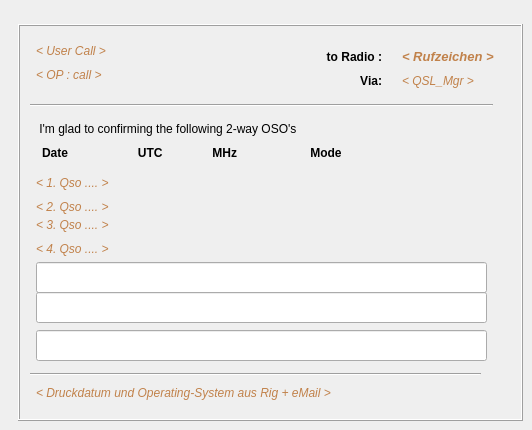
   <widget class="QWidget" name="Seite_2">
    <attribute name="title">
     <string>Karte SammelQsl </string>
    </attribute>
    <widget class="QFrame" name="frame_5">
     <property name="geometry">
      <rect>
       <x>18</x>
       <y>24</y>
       <width>505</width>
       <height>397</height>
      </rect>
     </property>
     <property name="frameShape">
      <enum>QFrame::Box</enum>
     </property>
     <property name="frameShadow">
      <enum>QFrame::Raised</enum>
     </property>
     <widget class="QLabel" name="label_65">
      <property name="geometry">
       <rect>
        <x>18</x>
        <y>18</y>
        <width>91</width>
        <height>18</height>
       </rect>
      </property>
      <property name="palette">
       <palette>
        <active>
         <colorrole role="WindowText">
          <brush brushstyle="SolidPattern">
           <color alpha="255">
            <red>193</red>
            <green>130</green>
            <blue>75</blue>
           </color>
          </brush>
         </colorrole>
        </active>
        <inactive>
         <colorrole role="WindowText">
          <brush brushstyle="SolidPattern">
           <color alpha="255">
            <red>193</red>
            <green>130</green>
            <blue>75</blue>
           </color>
          </brush>
         </colorrole>
        </inactive>
        <disabled>
         <colorrole role="WindowText">
          <brush brushstyle="SolidPattern">
           <color alpha="255">
            <red>119</red>
            <green>119</green>
            <blue>119</blue>
           </color>
          </brush>
         </colorrole>
        </disabled>
       </palette>
      </property>
      <property name="font">
       <font>
        <italic>true</italic>
       </font>
      </property>
      <property name="text">
       <string>&lt; User Call &gt;</string>
      </property>
     </widget>
     <widget class="QLabel" name="label_66">
      <property name="geometry">
       <rect>
        <x>18</x>
        <y>42</y>
        <width>85</width>
        <height>18</height>
       </rect>
      </property>
      <property name="palette">
       <palette>
        <active>
         <colorrole role="WindowText">
          <brush brushstyle="SolidPattern">
           <color alpha="255">
            <red>193</red>
            <green>130</green>
            <blue>75</blue>
           </color>
          </brush>
         </colorrole>
        </active>
        <inactive>
         <colorrole role="WindowText">
          <brush brushstyle="SolidPattern">
           <color alpha="255">
            <red>193</red>
            <green>130</green>
            <blue>75</blue>
           </color>
          </brush>
         </colorrole>
        </inactive>
        <disabled>
         <colorrole role="WindowText">
          <brush brushstyle="SolidPattern">
           <color alpha="255">
            <red>119</red>
            <green>119</green>
            <blue>119</blue>
           </color>
          </brush>
         </colorrole>
        </disabled>
       </palette>
      </property>
      <property name="font">
       <font>
        <italic>true</italic>
       </font>
      </property>
      <property name="text">
       <string>&lt; OP : call   &gt;</string>
      </property>
     </widget>
     <widget class="QLabel" name="label_67">
      <property name="geometry">
       <rect>
        <x>285</x>
        <y>24</y>
        <width>79</width>
        <height>18</height>
       </rect>
      </property>
      <property name="font">
       <font>
        <weight>75</weight>
        <bold>true</bold>
       </font>
      </property>
      <property name="text">
       <string>to Radio :</string>
      </property>
      <property name="alignment">
       <set>Qt::AlignRight|Qt::AlignTrailing|Qt::AlignVCenter</set>
      </property>
     </widget>
     <widget class="QLabel" name="label_68">
      <property name="geometry">
       <rect>
        <x>306</x>
        <y>48</y>
        <width>58</width>
        <height>18</height>
       </rect>
      </property>
      <property name="font">
       <font>
        <weight>75</weight>
        <bold>true</bold>
       </font>
      </property>
      <property name="text">
       <string>Via:</string>
      </property>
      <property name="alignment">
       <set>Qt::AlignRight|Qt::AlignTrailing|Qt::AlignVCenter</set>
      </property>
     </widget>
     <widget class="QLabel" name="label_69">
      <property name="geometry">
       <rect>
        <x>384</x>
        <y>24</y>
        <width>115</width>
        <height>18</height>
       </rect>
      </property>
      <property name="palette">
       <palette>
        <active>
         <colorrole role="WindowText">
          <brush brushstyle="SolidPattern">
           <color alpha="255">
            <red>193</red>
            <green>130</green>
            <blue>75</blue>
           </color>
          </brush>
         </colorrole>
        </active>
        <inactive>
         <colorrole role="WindowText">
          <brush brushstyle="SolidPattern">
           <color alpha="255">
            <red>193</red>
            <green>130</green>
            <blue>75</blue>
           </color>
          </brush>
         </colorrole>
        </inactive>
        <disabled>
         <colorrole role="WindowText">
          <brush brushstyle="SolidPattern">
           <color alpha="255">
            <red>119</red>
            <green>119</green>
            <blue>119</blue>
           </color>
          </brush>
         </colorrole>
        </disabled>
       </palette>
      </property>
      <property name="font">
       <font>
        <pointsize>10</pointsize>
        <weight>75</weight>
        <italic>true</italic>
        <bold>true</bold>
       </font>
      </property>
      <property name="text">
       <string>&lt; Rufzeichen &gt;</string>
      </property>
     </widget>
     <widget class="QLabel" name="label_70">
      <property name="geometry">
       <rect>
        <x>384</x>
        <y>48</y>
        <width>97</width>
        <height>18</height>
       </rect>
      </property>
      <property name="palette">
       <palette>
        <active>
         <colorrole role="WindowText">
          <brush brushstyle="SolidPattern">
           <color alpha="255">
            <red>193</red>
            <green>130</green>
            <blue>75</blue>
           </color>
          </brush>
         </colorrole>
        </active>
        <inactive>
         <colorrole role="WindowText">
          <brush brushstyle="SolidPattern">
           <color alpha="255">
            <red>193</red>
            <green>130</green>
            <blue>75</blue>
           </color>
          </brush>
         </colorrole>
        </inactive>
        <disabled>
         <colorrole role="WindowText">
          <brush brushstyle="SolidPattern">
           <color alpha="255">
            <red>119</red>
            <green>119</green>
            <blue>119</blue>
           </color>
          </brush>
         </colorrole>
        </disabled>
       </palette>
      </property>
      <property name="font">
       <font>
        <italic>true</italic>
       </font>
      </property>
      <property name="text">
       <string>&lt; QSL_Mgr  &gt;</string>
      </property>
     </widget>
     <widget class="Line" name="line_7">
      <property name="geometry">
       <rect>
        <x>12</x>
        <y>72</y>
        <width>463</width>
        <height>19</height>
       </rect>
      </property>
      <property name="orientation">
       <enum>Qt::Horizontal</enum>
      </property>
     </widget>
     <widget class="QLabel" name="label_71">
      <property name="geometry">
       <rect>
        <x>18</x>
        <y>96</y>
        <width>445</width>
        <height>18</height>
       </rect>
      </property>
      <property name="text">
       <string> I'm glad to confirming the following 2-way OSO's          </string>
      </property>
     </widget>
     <widget class="QLabel" name="label_72">
      <property name="geometry">
       <rect>
        <x>24</x>
        <y>120</y>
        <width>403</width>
        <height>18</height>
       </rect>
      </property>
      <property name="font">
       <font>
        <weight>75</weight>
        <bold>true</bold>
       </font>
      </property>
      <property name="text">
       <string>Date                     UTC               MHz                      Mode </string>
      </property>
     </widget>
     <widget class="QLabel" name="label_73">
      <property name="geometry">
       <rect>
        <x>18</x>
        <y>150</y>
        <width>445</width>
        <height>18</height>
       </rect>
      </property>
      <property name="palette">
       <palette>
        <active>
         <colorrole role="WindowText">
          <brush brushstyle="SolidPattern">
           <color alpha="255">
            <red>193</red>
            <green>130</green>
            <blue>75</blue>
           </color>
          </brush>
         </colorrole>
        </active>
        <inactive>
         <colorrole role="WindowText">
          <brush brushstyle="SolidPattern">
           <color alpha="255">
            <red>193</red>
            <green>130</green>
            <blue>75</blue>
           </color>
          </brush>
         </colorrole>
        </inactive>
        <disabled>
         <colorrole role="WindowText">
          <brush brushstyle="SolidPattern">
           <color alpha="255">
            <red>119</red>
            <green>119</green>
            <blue>119</blue>
           </color>
          </brush>
         </colorrole>
        </disabled>
       </palette>
      </property>
      <property name="font">
       <font>
        <italic>true</italic>
       </font>
      </property>
      <property name="text">
       <string>&lt; 1. Qso    ....   &gt;</string>
      </property>
     </widget>
     <widget class="QLabel" name="label_74">
      <property name="geometry">
       <rect>
        <x>18</x>
        <y>174</y>
        <width>451</width>
        <height>18</height>
       </rect>
      </property>
      <property name="palette">
       <palette>
        <active>
         <colorrole role="WindowText">
          <brush brushstyle="SolidPattern">
           <color alpha="255">
            <red>193</red>
            <green>130</green>
            <blue>75</blue>
           </color>
          </brush>
         </colorrole>
        </active>
        <inactive>
         <colorrole role="WindowText">
          <brush brushstyle="SolidPattern">
           <color alpha="255">
            <red>193</red>
            <green>130</green>
            <blue>75</blue>
           </color>
          </brush>
         </colorrole>
        </inactive>
        <disabled>
         <colorrole role="WindowText">
          <brush brushstyle="SolidPattern">
           <color alpha="255">
            <red>119</red>
            <green>119</green>
            <blue>119</blue>
           </color>
          </brush>
         </colorrole>
        </disabled>
       </palette>
      </property>
      <property name="font">
       <font>
        <italic>true</italic>
       </font>
      </property>
      <property name="text">
       <string>&lt; 2. Qso    ....   &gt;</string>
      </property>
     </widget>
     <widget class="QLabel" name="label_75">
      <property name="geometry">
       <rect>
        <x>18</x>
        <y>192</y>
        <width>451</width>
        <height>18</height>
       </rect>
      </property>
      <property name="palette">
       <palette>
        <active>
         <colorrole role="WindowText">
          <brush brushstyle="SolidPattern">
           <color alpha="255">
            <red>193</red>
            <green>130</green>
            <blue>75</blue>
           </color>
          </brush>
         </colorrole>
        </active>
        <inactive>
         <colorrole role="WindowText">
          <brush brushstyle="SolidPattern">
           <color alpha="255">
            <red>193</red>
            <green>130</green>
            <blue>75</blue>
           </color>
          </brush>
         </colorrole>
        </inactive>
        <disabled>
         <colorrole role="WindowText">
          <brush brushstyle="SolidPattern">
           <color alpha="255">
            <red>119</red>
            <green>119</green>
            <blue>119</blue>
           </color>
          </brush>
         </colorrole>
        </disabled>
       </palette>
      </property>
      <property name="font">
       <font>
        <italic>true</italic>
       </font>
      </property>
      <property name="text">
       <string>&lt; 3. Qso    ....   &gt;</string>
      </property>
     </widget>
     <widget class="QLabel" name="label_76">
      <property name="geometry">
       <rect>
        <x>18</x>
        <y>216</y>
        <width>451</width>
        <height>18</height>
       </rect>
      </property>
      <property name="palette">
       <palette>
        <active>
         <colorrole role="WindowText">
          <brush brushstyle="SolidPattern">
           <color alpha="255">
            <red>193</red>
            <green>130</green>
            <blue>75</blue>
           </color>
          </brush>
         </colorrole>
        </active>
        <inactive>
         <colorrole role="WindowText">
          <brush brushstyle="SolidPattern">
           <color alpha="255">
            <red>193</red>
            <green>130</green>
            <blue>75</blue>
           </color>
          </brush>
         </colorrole>
        </inactive>
        <disabled>
         <colorrole role="WindowText">
          <brush brushstyle="SolidPattern">
           <color alpha="255">
            <red>119</red>
            <green>119</green>
            <blue>119</blue>
           </color>
          </brush>
         </colorrole>
        </disabled>
       </palette>
      </property>
      <property name="font">
       <font>
        <italic>true</italic>
       </font>
      </property>
      <property name="text">
       <string>&lt; 4. Qso    ....   &gt;</string>
      </property>
     </widget>
     <widget class="QLineEdit" name="SKtext1W">
      <property name="geometry">
       <rect>
        <x>18</x>
        <y>238</y>
        <width>451</width>
        <height>31</height>
       </rect>
      </property>
     </widget>
     <widget class="QLineEdit" name="SKtext2W">
      <property name="geometry">
       <rect>
        <x>18</x>
        <y>268</y>
        <width>451</width>
        <height>31</height>
       </rect>
      </property>
     </widget>
     <widget class="QLineEdit" name="SKtext3W">
      <property name="geometry">
       <rect>
        <x>18</x>
        <y>306</y>
        <width>451</width>
        <height>31</height>
       </rect>
      </property>
     </widget>
     <widget class="Line" name="line_8">
      <property name="geometry">
       <rect>
        <x>12</x>
        <y>342</y>
        <width>451</width>
        <height>16</height>
       </rect>
      </property>
      <property name="orientation">
       <enum>Qt::Horizontal</enum>
      </property>
     </widget>
     <widget class="QLabel" name="label_77">
      <property name="geometry">
       <rect>
        <x>18</x>
        <y>360</y>
        <width>445</width>
        <height>18</height>
       </rect>
      </property>
      <property name="palette">
       <palette>
        <active>
         <colorrole role="WindowText">
          <brush brushstyle="SolidPattern">
           <color alpha="255">
            <red>193</red>
            <green>130</green>
            <blue>75</blue>
           </color>
          </brush>
         </colorrole>
        </active>
        <inactive>
         <colorrole role="WindowText">
          <brush brushstyle="SolidPattern">
           <color alpha="255">
            <red>193</red>
            <green>130</green>
            <blue>75</blue>
           </color>
          </brush>
         </colorrole>
        </inactive>
        <disabled>
         <colorrole role="WindowText">
          <brush brushstyle="SolidPattern">
           <color alpha="255">
            <red>119</red>
            <green>119</green>
            <blue>119</blue>
           </color>
          </brush>
         </colorrole>
        </disabled>
       </palette>
      </property>
      <property name="font">
       <font>
        <italic>true</italic>
       </font>
      </property>
      <property name="text">
       <string>&lt; Druckdatum und Operating-System aus Rig + eMail  &gt;</string>
      </property>
     </widget>
    </widget>
   </widget>
